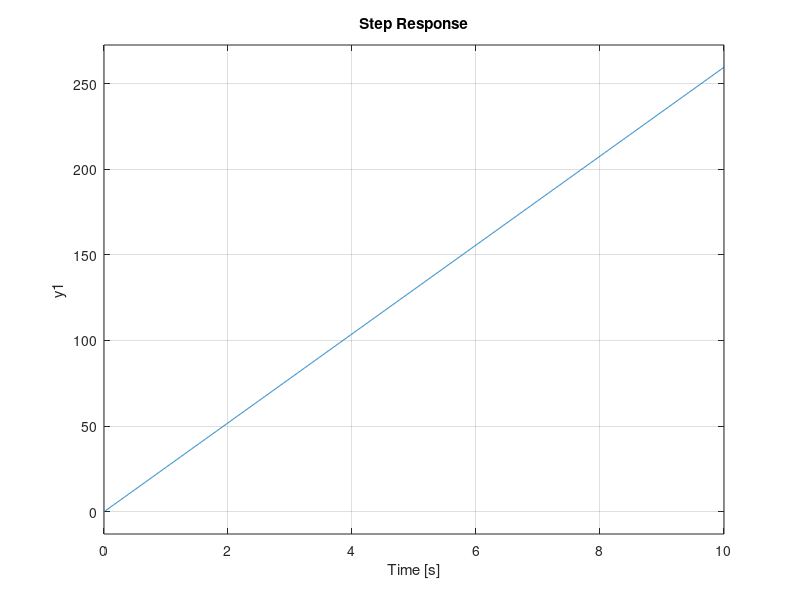

Reproduce this figure in MATLAB.
pkg load control
H=tf([25.95 0.000157333 1.63635E-8],[1 0 0 0]);
step(H);
dt=0.150;
t=0:dt:65;
y=step(H,t);
dy=diff(y)/dt;
[m,p]=max(dy);
yi=y(p);
ti=t(p);
L=ti-yi/m
Tao=(y(end)-yi)/m+ti-L
Kp=1.2*Tao/L
Ti=2*L;
Td=0.5*L;
Ki=Kp/ti;
Kd=Kp*Td;

